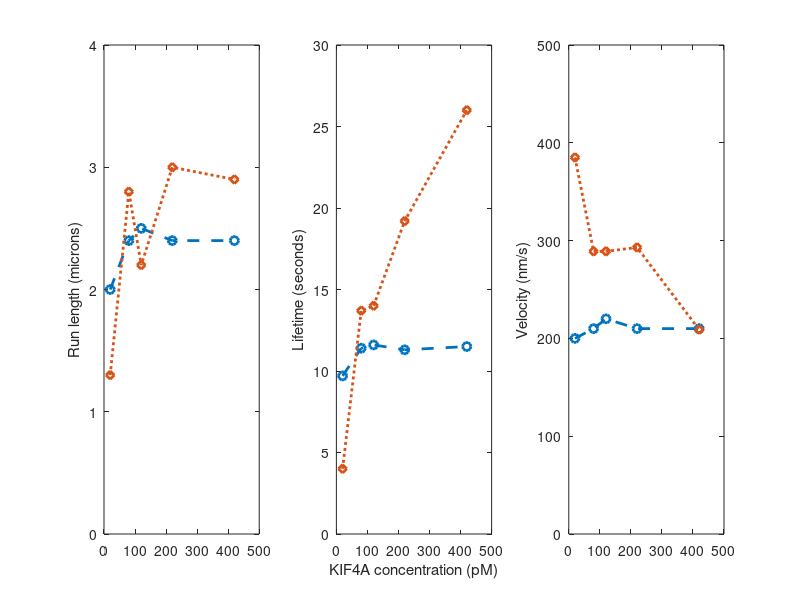

Here is the MATLAB script that generated this plot:
concentrations = [20,80,120,220,420];
runlengths = [2.0, 2.4, 2.5, 2.4 , 2.4];
lifetimes = [9.7, 11.4, 11.6, 11.3, 11.5];
velocities = [200, 210, 220, 210, 210];

exp_runlengths = [1.3, 2.8, 2.2, 3.0, 2.9];
exp_lifetimes = [4.0, 13.7, 14., 19.2, 26.0];
exp_velocities = [385, 289, 289, 293, 209];
    
subplot(1, 3, 1)
plot(concentrations, runlengths, '--o','LineWidth', 2);
hold on
plot(concentrations, exp_runlengths, ':d','LineWidth', 2);
ylabel('Run length (microns)');
ylim([0 4]);
%xlabel('KIF4A concentration (pM)');
subplot(1, 3, 2)
plot(concentrations, lifetimes, '--o', 'LineWidth', 2);
hold on
plot(concentrations, exp_lifetimes, ':d','LineWidth', 2);
ylabel('Lifetime (seconds)');
ylim([0 30]);
xlabel('KIF4A concentration (pM)');
subplot(1, 3, 3)
plot(concentrations, velocities, '--o', 'LineWidth', 2);
hold on
plot(concentrations, exp_velocities, ':d','LineWidth', 2);
ylabel('Velocity (nm/s)');
ylim([0 500]);
%xlabel('KIF4A concentration (pM)');
